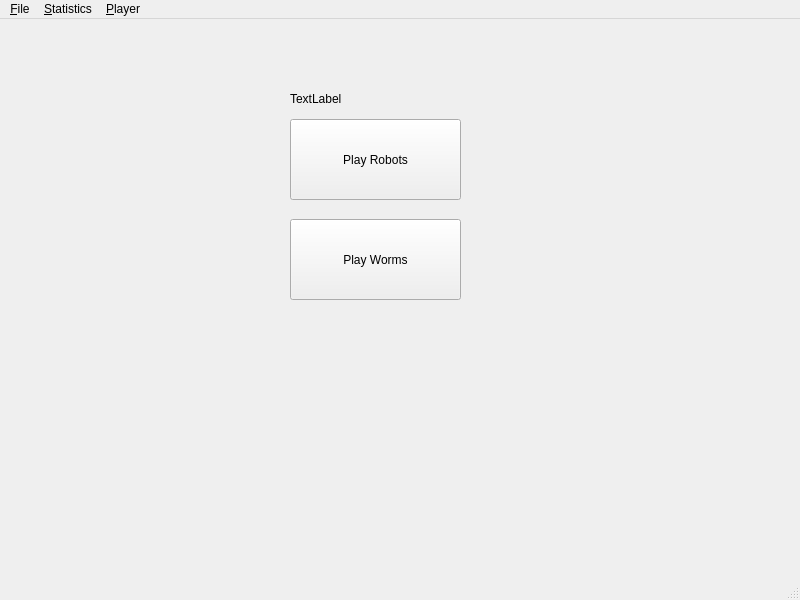
<?xml version="1.0" encoding="UTF-8"?>
<ui version="4.0">
 <class>menu</class>
 <widget class="QMainWindow" name="menu">
  <property name="geometry">
   <rect>
    <x>0</x>
    <y>0</y>
    <width>800</width>
    <height>600</height>
   </rect>
  </property>
  <property name="windowTitle">
   <string>menu</string>
  </property>
  <widget class="QWidget" name="centralwidget">
   <widget class="QPushButton" name="robot_button">
    <property name="enabled">
     <bool>true</bool>
    </property>
    <property name="geometry">
     <rect>
      <x>290</x>
      <y>100</y>
      <width>171</width>
      <height>81</height>
     </rect>
    </property>
    <property name="acceptDrops">
     <bool>false</bool>
    </property>
    <property name="text">
     <string>Play Robots</string>
    </property>
    <property name="checkable">
     <bool>true</bool>
    </property>
    <property name="autoDefault">
     <bool>false</bool>
    </property>
    <property name="default">
     <bool>false</bool>
    </property>
    <property name="flat">
     <bool>false</bool>
    </property>
   </widget>
   <widget class="QPushButton" name="worm_btn">
    <property name="geometry">
     <rect>
      <x>290</x>
      <y>200</y>
      <width>171</width>
      <height>81</height>
     </rect>
    </property>
    <property name="text">
     <string>Play Worms</string>
    </property>
   </widget>
   <widget class="QLabel" name="current_player">
    <property name="geometry">
     <rect>
      <x>290</x>
      <y>70</y>
      <width>171</width>
      <height>20</height>
     </rect>
    </property>
    <property name="text">
     <string>TextLabel</string>
    </property>
   </widget>
  </widget>
  <widget class="QMenuBar" name="menubar">
   <property name="geometry">
    <rect>
     <x>0</x>
     <y>0</y>
     <width>800</width>
     <height>19</height>
    </rect>
   </property>
   <property name="nativeMenuBar">
    <bool>false</bool>
   </property>
   <widget class="QMenu" name="menu_file">
    <property name="title">
     <string>&amp;File</string>
    </property>
    <addaction name="actionon_quit"/>
   </widget>
   <widget class="QMenu" name="menu_statistics">
    <property name="title">
     <string>&amp;Statistics</string>
    </property>
    <addaction name="separator"/>
    <addaction name="actionTop_Three_Players"/>
    <addaction name="actionTop_3_Games"/>
    <addaction name="actionCalculated_Stats"/>
   </widget>
   <widget class="QMenu" name="menu_Player">
    <property name="title">
     <string>&amp;Player</string>
    </property>
    <addaction name="actionNew_Player"/>
    <addaction name="actionSelect_Existing"/>
   </widget>
   <addaction name="menu_file"/>
   <addaction name="menu_statistics"/>
   <addaction name="menu_Player"/>
  </widget>
  <widget class="QStatusBar" name="statusbar"/>
  <action name="actionon_quit">
   <property name="text">
    <string>Quit</string>
   </property>
  </action>
  <action name="actionTop_Three_Players">
   <property name="text">
    <string>Top Three Players</string>
   </property>
  </action>
  <action name="actionTop_3_Games">
   <property name="text">
    <string>Top 3 Games</string>
   </property>
  </action>
  <action name="actionCalculated_Stats">
   <property name="text">
    <string>Calculated Stats</string>
   </property>
  </action>
  <action name="actionNew_Player">
   <property name="text">
    <string>New Player</string>
   </property>
  </action>
  <action name="actionSelect_Existing">
   <property name="text">
    <string>Select Existing</string>
   </property>
  </action>
 </widget>
 <resources/>
 <connections/>
</ui>
